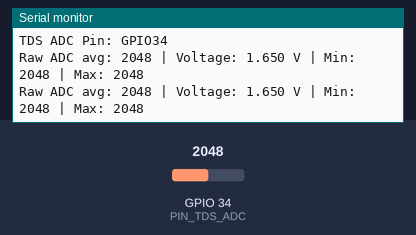
Recording of a sketch running on a simulated ESP32. Shown: the last lines printed to the serial monitor. The test bench sets the inputs (shaded band); at power-on: GPIO 34 (PIN_TDS_ADC) = 2048 (analog values on the 0–4095 scale).

Above: at 1.3 s.
1.4 s: GPIO 34 (PIN_TDS_ADC) set to 2866
At 1.81 s:
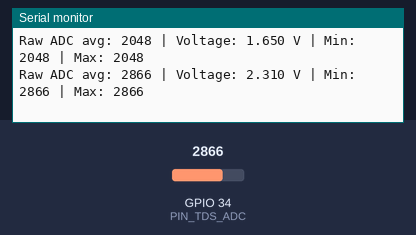
2.9 s: GPIO 34 (PIN_TDS_ADC) set to 3603
At 3.31 s:
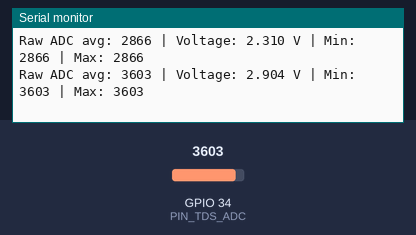
Timing chart, 0 to 5.9 s (numbered marks = the images above; inputs shaded):
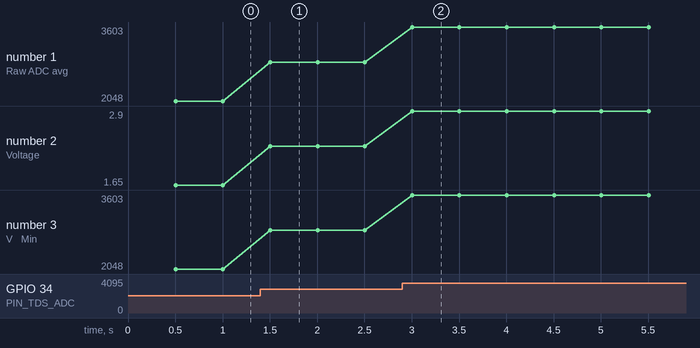

The sketch:

T02_TDS_SEN0244_Test.ino
```cpp
// T02_TDS_SEN0244_Test.ino
// Purpose: Verify raw ADC readings from the DFRobot SEN0244 TDS sensor.
//
// Hardware target:
// - ESP32-WROOM-32U DevKitC V4
// - SEN0244 VCC -> ESP32 3V3
// - SEN0244 GND -> ESP32 GND
// - SEN0244 AOUT -> ESP32 GPIO34
//
// Notes for beginners:
// - Open Serial Monitor at 115200 baud.
// - This test only checks raw analog readings and estimated voltage.
// - TDS ppm calibration is NOT implemented here.
// - Do not treat any ppm value as accurate in this test.
// - This sketch uses millis() for timing instead of delay().

#define PIN_TDS_ADC 34

const int SAMPLE_COUNT = 30;
const unsigned long PRINT_INTERVAL_MS = 500;

unsigned long previousPrintMs = 0;

void setup() {
  Serial.begin(115200);

  // ESP32 ADC reads from 0 to 4095 when using 12-bit resolution.
  analogReadResolution(12);

  // ADC_11db allows a wider input voltage range on ESP32 ADC pins.
  // The SEN0244 signal must still stay within ESP32-safe voltage levels.
  analogSetPinAttenuation(PIN_TDS_ADC, ADC_11db);

  Serial.println("Hydroponic Device001 TDS Test");
  Serial.println("Project: Hydroponic_IoT_ESP32");
  Serial.println("Test: T02_TDS_SEN0244_Test");
  Serial.println("Device ID: device001");
  Serial.println("TDS ADC Pin: GPIO34");
}

void loop() {
  unsigned long currentMs = millis();

  if (currentMs - previousPrintMs >= PRINT_INTERVAL_MS) {
    previousPrintMs = currentMs;

    unsigned long sampleSum = 0;
    int minSample = 4095;
    int maxSample = 0;

    // Read multiple samples to reduce noise before printing one result line.
    for (int i = 0; i < SAMPLE_COUNT; i++) {
      int sample = analogRead(PIN_TDS_ADC);

      sampleSum += sample;

      if (sample < minSample) {
        minSample = sample;
      }

      if (sample > maxSample) {
        maxSample = sample;
      }
    }

    float avgRaw = sampleSum / (float)SAMPLE_COUNT;
    float voltage = avgRaw * 3.3 / 4095.0;

    Serial.print("Raw ADC avg: ");
    Serial.print(avgRaw, 0);
    Serial.print(" | Voltage: ");
    Serial.print(voltage, 3);
    Serial.print(" V | Min: ");
    Serial.print(minSample);
    Serial.print(" | Max: ");
    Serial.println(maxSample);
  }
}
```

Measured:
- after the input at 1.4 s, the serial monitor: prints a new line after 0.10 s (image 1)
- after the input at 2.9 s, the serial monitor: prints a new line after 0.10 s (image 2)
- plotted number 1: 2048 → 2866 after the input at 1.4 s, 2866 → 3603 after the input at 2.9 s
- plotted number 2: 1.65 → 2.31 after the input at 1.4 s, 2.31 → 2.9 after the input at 2.9 s
- plotted number 3: 2048 → 2866 after the input at 1.4 s, 2866 → 3603 after the input at 2.9 s
